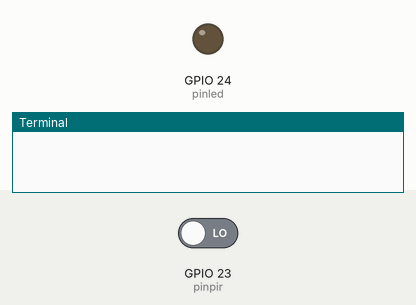
A program run on a simulated Raspberry Pi (BCM pin numbers). On the bench: output pins drawn as LEDs (lit = HIGH), the last lines printed to the terminal. The test bench sets the inputs (shaded band); at power-on: GPIO 23 (pinpir) LOW.

Above: at 1.2 s.
1.3 s: GPIO 23 (pinpir) driven HIGH
At 1.7 s:
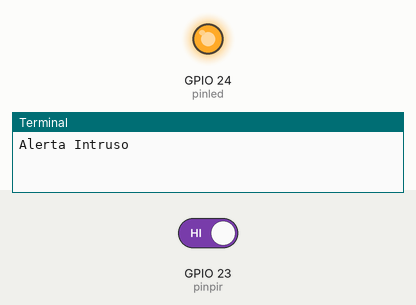
Timing chart, 0 to 4.3 s (numbered marks = the images above; inputs shaded):
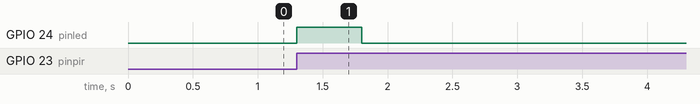

The program:

PIRV2.py
```python
import RPi.GPIO as GPIO
import time

pinpir = 23
pinled = 24

GPIO.setmode(GPIO.BCM)
GPIO.setup(pinpir, GPIO.IN)
GPIO.setup(pinled, GPIO.OUT)

def intruso_detectado(channel):
    print("Alerta Intruso")
    GPIO.output(pinled, 1)
    time.sleep(0.5)
    GPIO.output(pinled, 0)

# Configuramos el evento para detectar en modo RISING
GPIO.add_event_detect(pinpir, GPIO.RISING, callback=intruso_detectado)

try:
    # Espera indefinidamente mientras se activa el evento
    while True:
        time.sleep(1)  # Pequeña pausa para reducir carga en el CPU

except KeyboardInterrupt:
    print("Detenido por el usuario")

finally:
    GPIO.cleanup()
```

Measured:
- after the input at 1.3 s, GPIO 24 (pinled): LOW → HIGH at once, → LOW 0.50 s later
